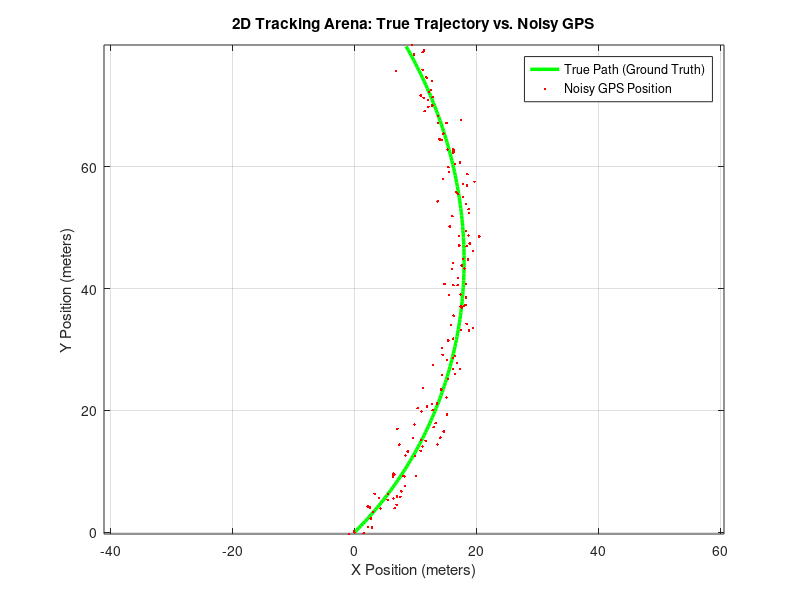

Recreate this plot in MATLAB.
% PROJECT: Windsor 2D EKF Tracker
% PHASE 2: 2D Kinematics & Noisy Sensor Simulation Space
clear; clc; close all;

% 1. Time and Simulation Setup
dt = 0.1;                % Time steps 
t_final = 15;            % Total time for the simulation 
t = 0: dt :t_final;      % Time vector
N = length(t);           % Number of steps 

% 2. 2D GROUND TRUTH (Real Physics)
% State vector structure: [X_position; Y_position; Heading_theta; Velocity]
x_true = zeros(4,N);
% Initial State: starts at (0,0), facing 45deg, moving at 5m/s
x_true(:,1) = [0; 0; deg2rad(45); 5];
% Control Inputs (Linear Acceleration (m/s^2); Turn rate (rad/s))
u = [0.1; deg2rad(5)]; % constant acc while turning 5 deg/s 

% 3. NOISY SENSOR SIMULATION (2D GPS TRACKER)
noise_sigma = 1.5; % measurement noise standard deviation = 1.5 m 
z_measured = zeros (2,N); % this tracks measures X and Y positions

% 4. SIMULATION LOOP (2D PHYSICS ENGINE)
for k = 2:N
    % Extract the values from previous step for Readability.
    theta_prev = x_true(3, k-1);      % Previous Heading angle
    v_prev = x_true(4, k-1);   % Previous Velocity.
    % Predicted Values using 2D linear Kinematics 
    x_true(1,k) = x_true(1, k-1) + v_prev * cos(theta_prev) * dt; 
    x_true(2,k) = x_true(2, k-1) + v_prev * sin(theta_prev) * dt;
    x_true(3,k) = theta_prev + u(2) * dt; % New heading angle = old one + 5 deg/s
    x_true(4,k) = v_prev + u(1) * dt; % New velocity = old velocity + constant acc of 0.1m/s^2
    % Noisy 2D Position Sensor 
    z_measured(:,k)= x_true(1:2,k) + noise_sigma * randn(2,1); % sensor reading = x & y positions + noise deviation * column vector of reandom numbers
end

% 5. VISUALIZATION OF THE 2D ARENA
figure('Name', 'Windsor 2D Tracker Environment', 'NumberTitle', 'off');
plot(x_true(1,:), x_true(2,:), 'g-', 'LineWidth', 2.5); hold on;
plot(z_measured(1,:), z_measured(2,:), 'r.', 'MarkerSize', 6);

xlabel('X Position (meters)');
ylabel('Y Position (meters)');
title('2D Tracking Arena: True Trajectory vs. Noisy GPS');
legend('True Path (Ground Truth)', 'Noisy GPS Position', 'Location', 'best');
grid on; axis equal;

% PREPARATION FOR PHASE 3: EKF JACOBIAN MATRICES

F_jacobian = eye(4);  % 4x4 Identity matrix as a starting baseline
H_jacobian = [1, 0, 0, 0; 
              0, 1, 0, 0]; % Maps the 4 robot states to the 2 GPS measurements (X and Y)

disp('Phase 2 fully complete. Structural matrices initialized for EKF conversion.');
